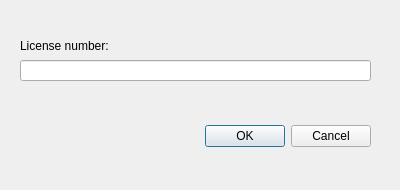
<?xml version="1.0" encoding="UTF-8"?>
<ui version="4.0">
 <class>deldialog</class>
 <widget class="QDialog" name="deldialog">
  <property name="geometry">
   <rect>
    <x>0</x>
    <y>0</y>
    <width>400</width>
    <height>190</height>
   </rect>
  </property>
  <property name="windowTitle">
   <string>Remove transport</string>
  </property>
  <widget class="QDialogButtonBox" name="RemoveButtonBox">
   <property name="geometry">
    <rect>
     <x>30</x>
     <y>120</y>
     <width>341</width>
     <height>32</height>
    </rect>
   </property>
   <property name="statusTip">
    <string>Remove transport</string>
   </property>
   <property name="whatsThis">
    <string>Remove transport</string>
   </property>
   <property name="accessibleName">
    <string comment="Remove transport">Remove transport</string>
   </property>
   <property name="orientation">
    <enum>Qt::Horizontal</enum>
   </property>
   <property name="standardButtons">
    <set>QDialogButtonBox::Cancel|QDialogButtonBox::Ok</set>
   </property>
  </widget>
  <widget class="QLineEdit" name="remLicNr">
   <property name="geometry">
    <rect>
     <x>20</x>
     <y>60</y>
     <width>351</width>
     <height>21</height>
    </rect>
   </property>
  </widget>
  <widget class="QLabel" name="label">
   <property name="geometry">
    <rect>
     <x>20</x>
     <y>30</y>
     <width>351</width>
     <height>31</height>
    </rect>
   </property>
   <property name="text">
    <string>License number:</string>
   </property>
  </widget>
 </widget>
 <resources/>
 <connections>
  <connection>
   <sender>RemoveButtonBox</sender>
   <signal>rejected()</signal>
   <receiver>deldialog</receiver>
   <slot>reject()</slot>
   <hints>
    <hint type="sourcelabel">
     <x>316</x>
     <y>260</y>
    </hint>
    <hint type="destinationlabel">
     <x>286</x>
     <y>274</y>
    </hint>
   </hints>
  </connection>
  <connection>
   <sender>RemoveButtonBox</sender>
   <signal>accepted()</signal>
   <receiver>deldialog</receiver>
   <slot>accept()</slot>
   <hints>
    <hint type="sourcelabel">
     <x>248</x>
     <y>254</y>
    </hint>
    <hint type="destinationlabel">
     <x>157</x>
     <y>274</y>
    </hint>
   </hints>
  </connection>
 </connections>
</ui>
